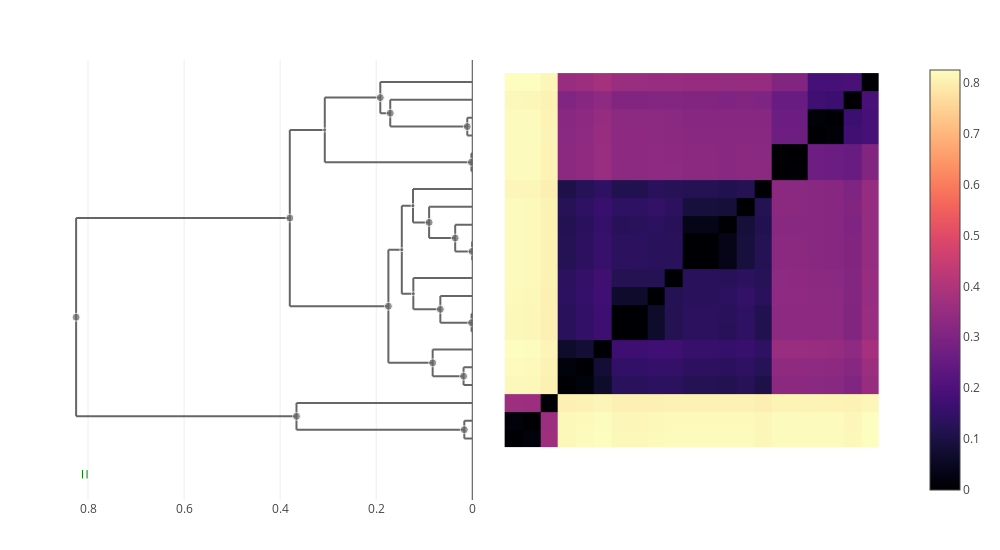

Notebook source saved alongside this figure:
### Markdown cell above
### thailandensis

### Code cell
let taxon = "thailandensis"
    trees[taxon] = cluster_annotate(cdata, taxon)
    plot(clustermap(cdata, trees[taxon]))
end

### Figure 1 — Plotly figure (JSON) as saved in the notebook; plotly's stock layout.template omitted (floating-point values rounded to 4 significant figures; data arrays with more than 128 entries replaced by an {"elided": "..."} marker saying what was removed)
{"data": [{"colorscale": {"elided": "256x2 mixed values"}, "type": "heatmap", "x": [0.5, 1.5, 2.5, 3.5, 4.5, 5.5, 6.5, 7.5, 8.5, 9.5, 10.5, 12.5, 13.5, 14.5, 15.5, 16.5, 17.5, 18.5, 19.5, 20.5, 21.5], "y": [0.5, 1.5, 2.5, 3.5, 4.5, 5.5, 6.5, 7.5, 8.5, 9.5, 10.5, 12.5, 13.5, 14.5, 15.5, 16.5, 17.5, 18.5, 19.5, 20.5, 21.5], "z": {"elided": "20x20 float values"}}, {"hoverinfo": "skip", "line": {"color": "#666666"}, "mode": "lines", "showlegend": false, "type": "scatter", "x": [0.1227, 0.1227, null, 0.1227, 0.06651, null, 0.1227, 0, null], "xaxis": "x2", "y": [8.25, 10, null, 8.25, 8.25, null, 10, 10, null], "yaxis": "y"}, {"hoverinfo": "skip", "line": {"color": "#666666"}, "mode": "lines", "showlegend": false, "type": "scatter", "x": [0.38, 0.38, null, 0.38, 0.1747, null, 0.38, 0.3071, null], "xaxis": "x2", "y": [8.422, 18.31, null, 8.422, 8.422, null, 18.31, 18.31, null], "yaxis": "y"}, {"hoverinfo": "skip", "line": {"color": "#666666"}, "mode": "lines", "showlegend": false, "type": "scatter", "x": [0.366, 0.366, null, 0.366, 0.01658, null, 0.366, 0, null], "xaxis": "x2", "y": [1.5, 3, null, 1.5, 1.5, null, 3, 3, null], "yaxis": "y"}, {"hoverinfo": "skip", "line": {"color": "#666666"}, "mode": "lines", "showlegend": false, "type": "scatter", "x": [0.01658, 0.01658, null, 0.01658, 0, null, 0.01658, 0, null], "xaxis": "x2", "y": [1, 2, null, 1, 1, null, 2, 2, null], "yaxis": "y"}, {"hoverinfo": "skip", "line": {"color": "#666666"}, "mode": "lines", "showlegend": false, "type": "scatter", "x": [0.01043, 0.01043, null, 0.01043, 0, null, 0.01043, 0, null], "xaxis": "x2", "y": [18, 19, null, 18, 18, null, 19, 19, null], "yaxis": "y"}, {"hoverinfo": "skip", "line": {"color": "#666666"}, "mode": "lines", "showlegend": false, "type": "scatter", "x": [0.1708, 0.1708, null, 0.1708, 0.01043, null, 0.1708, 0, null], "xaxis": "x2", "y": [18.5, 20, null, 18.5, 18.5, null, 20, 20, null], "yaxis": "y"}, {"hoverinfo": "skip", "line": {"color": "#666666"}, "mode": "lines", "showlegend": false, "type": "scatter", "x": [0.1467, 0.1467, null, 0.1467, 0.1227, null, 0.1467, 0.1234, null], "xaxis": "x2", "y": [9.125, 14.06, null, 9.125, 9.125, null, 14.06, 14.06, null], "yaxis": "y"}, {"hoverinfo": "skip", "line": {"color": "#666666"}, "mode": "lines", "showlegend": false, "type": "scatter", "x": [0.06651, 0.06651, null, 0.06651, 0.001526, null, 0.06651, 0, null], "xaxis": "x2", "y": [7.5, 9, null, 7.5, 7.5, null, 9, 9, null], "yaxis": "y"}, {"fill": "toself", "hoverinfo": "skip", "line": {"color": "#666666"}, "mode": "lines", "showlegend": false, "type": "scatter", "x": [0, 0.0002809, 0.0002809, 0], "xaxis": "x2", "y": [11, 11, 12, 12], "yaxis": "y"}, {"hoverinfo": "skip", "line": {"color": "#666666"}, "mode": "lines", "showlegend": false, "type": "scatter", "x": [0.001782, 0.001782, null, 0.001782, 0, null, 0.001782, 0, null], "xaxis": "x2", "y": [16, 17, null, 16, 16, null, 17, 17, null], "yaxis": "y"}, {"hoverinfo": "skip", "line": {"color": "#666666"}, "mode": "lines", "showlegend": false, "type": "scatter", "x": [0.1915, 0.1915, null, 0.1915, 0.1708, null, 0.1915, 0, null], "xaxis": "x2", "y": [19.25, 21, null, 19.25, 19.25, null, 21, 21, null], "yaxis": "y"}, {"hoverinfo": "skip", "line": {"color": "#666666"}, "mode": "lines", "showlegend": false, "type": "scatter", "x": [0.03556, 0.03556, null, 0.03556, 0.0002809, null, 0.03556, 0, null], "xaxis": "x2", "y": [11.5, 13, null, 11.5, 11.5, null, 13, 13, null], "yaxis": "y"}, {"hoverinfo": "skip", "line": {"color": "#666666"}, "mode": "lines", "showlegend": false, "type": "scatter", "x": [0.3071, 0.3071, null, 0.3071, 0.001782, null, 0.3071, 0.1915, null], "xaxis": "x2", "y": [16.5, 20.12, null, 16.5, 16.5, null, 20.12, 20.12, null], "yaxis": "y"}, {"hoverinfo": "skip", "line": {"color": "#666666"}, "mode": "lines", "showlegend": false, "type": "scatter", "x": [0.001526, 0.001526, null, 0.001526, 0, null, 0.001526, 0, null], "xaxis": "x2", "y": [7, 8, null, 7, 7, null, 8, 8, null], "yaxis": "y"}, {"hoverinfo": "skip", "line": {"color": "#666666"}, "mode": "lines", "showlegend": false, "type": "scatter", "x": [0.08987, 0.08987, null, 0.08987, 0.03556, null, 0.08987, 0, null], "xaxis": "x2", "y": [12.25, 14, null, 12.25, 12.25, null, 14, 14, null], "yaxis": "y"}, {"hoverinfo": "skip", "line": {"color": "#666666"}, "mode": "lines", "showlegend": false, "type": "scatter", "x": [0.01813, 0.01813, null, 0.01813, 0, null, 0.01813, 0, null], "xaxis": "x2", "y": [4, 5, null, 4, 4, null, 5, 5, null], "yaxis": "y"}, {"hoverinfo": "skip", "line": {"color": "#666666"}, "mode": "lines", "showlegend": false, "type": "scatter", "x": [0.1747, 0.1747, null, 0.1747, 0.08246, null, 0.1747, 0.1467, null], "xaxis": "x2", "y": [5.25, 11.59, null, 5.25, 5.25, null, 11.59, 11.59, null], "yaxis": "y"}, {"hoverinfo": "skip", "line": {"color": "#666666"}, "mode": "lines", "showlegend": false, "type": "scatter", "x": [0.8249, 0.8249, null, 0.8249, 0.366, null, 0.8249, 0.38, null], "xaxis": "x2", "y": [2.25, 13.37, null, 2.25, 2.25, null, 13.37, 13.37, null], "yaxis": "y"}, {"hoverinfo": "skip", "line": {"color": "#666666"}, "mode": "lines", "showlegend": false, "type": "scatter", "x": [0.1234, 0.1234, null, 0.1234, 0.08987, null, 0.1234, 0, null], "xaxis": "x2", "y": [13.12, 15, null, 13.12, 13.12, null, 15, 15, null], "yaxis": "y"}, {"hoverinfo": "skip", "line": {"color": "#666666"}, "mode": "lines", "showlegend": false, "type": "scatter", "x": [0.08246, 0.08246, null, 0.08246, 0.01813, null, 0.08246, 0, null], "xaxis": "x2", "y": [4.5, 6, null, 4.5, 4.5, null, 6, 6, null], "yaxis": "y"}, {"customdata": [[32, 4], [40, 18], [39, 3], [26, 2], [25, 2], [34, 9], [29, 3], [35, 3], [22, 2], [24, 2], [37, 4], [28, 3], [38, 6], [23, 2], [31, 4], [27, 2], [36, 12], [41, 21], [33, 5], [30, 3]], "hovertemplate": "ID: %{customdata[0]}<br>\nHeight: %{x:.3f}<br>\nGenome count: %{customdata[1]}\n\n<extra></extra>", "marker": {"color": "#666666", "size": [4, 8, 8, 8, 8, 4, 8, 8, 8, 8, 8, 8, 4, 8, 8, 8, 8, 8, 4, 8]}, "mode": "markers", "showlegend": false, "type": "scatter", "x": [0.1227, 0.38, 0.366, 0.01658, 0.01043, 0.1467, 0.06651, 0.1708, 0.0002809, 0.001782, 0.1915, 0.03556, 0.3071, 0.001526, 0.08987, 0.01813, 0.1747, 0.8249, 0.1234, 0.08246], "xaxis": "x2", "y": [9.125, 13.37, 2.25, 1.5, 18.5, 11.59, 8.25, 19.25, 11.5, 16.5, 20.12, 12.25, 18.31, 7.5, 13.12, 4.5, 8.422, 7.809, 14.06, 5.25], "yaxis": "y"}, {"hovertemplate": "%{text} <br>\n%{x}\n<extra></extra>\n", "marker": {"color": "green", "line": {"color": "green", "width": 1}, "symbol": "line-ns"}, "mode": "markers", "text": ["pseudomallei", "mallei"], "type": "scatter", "x": [0.8021, 0.8117], "xaxis": "x2", "y": [-1, -1, -1]}], "layout": {"height": 550, "hovermode": "closest", "margin": {"b": 50, "l": 50, "r": 50, "t": 60}, "showlegend": false, "width": 1000, "xaxis": {"domain": [0.505, 1], "scaleanchor": "y", "visible": false}, "xaxis2": {"autorange": "reversed", "domain": [0, 0.495], "rangemode": "nonnegative", "showspikes": true, "spikedash": "solid", "spikemode": "across", "spikethickness": 1}, "yaxis": {"scaleanchor": "x", "visible": false}}}
